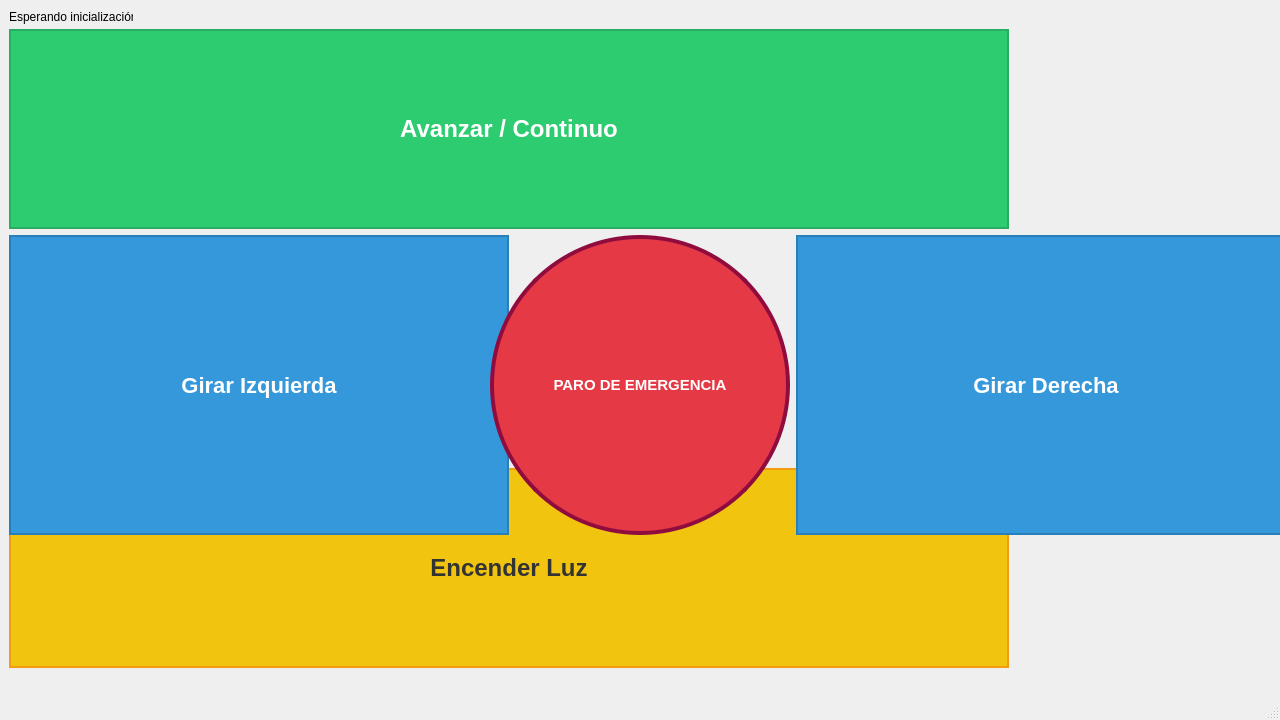
<?xml version="1.0" encoding="UTF-8"?>
<ui version="4.0">
 <class>MainWindow</class>
 <widget class="QMainWindow" name="MainWindow">
  <property name="geometry">
   <rect>
    <x>0</x>
    <y>0</y>
    <width>1280</width>
    <height>720</height>
   </rect>
  </property>
  <property name="minimumSize">
   <size>
    <width>1280</width>
    <height>720</height>
   </size>
  </property>
  <property name="maximumSize">
   <size>
    <width>1000</width>
    <height>700</height>
   </size>
  </property>
  <property name="windowTitle">
   <string>MainWindow</string>
  </property>
  <widget class="QWidget" name="centralwidget">
   <widget class="QPushButton" name="btn_luz">
    <property name="geometry">
     <rect>
      <x>9</x>
      <y>468</y>
      <width>1000</width>
      <height>200</height>
     </rect>
    </property>
    <property name="sizePolicy">
     <sizepolicy hsizetype="Expanding" vsizetype="Expanding">
      <horstretch>0</horstretch>
      <verstretch>0</verstretch>
     </sizepolicy>
    </property>
    <property name="minimumSize">
     <size>
      <width>0</width>
      <height>0</height>
     </size>
    </property>
    <property name="maximumSize">
     <size>
      <width>16777215</width>
      <height>200</height>
     </size>
    </property>
    <property name="styleSheet">
     <string notr="true">QPushButton {
    background-color: #F1C40F; /* Amarillo luz */
    color: #333333; /* Texto oscuro para contrastar con el amarillo */
    border: 2px solid #F39C12;
    font-size: 24px;
    font-weight: bold;
}
QPushButton:hover { background-color: #F39C12; }</string>
    </property>
    <property name="text">
     <string>Encender Luz</string>
    </property>
   </widget>
   <widget class="QPushButton" name="btn_girar_der">
    <property name="geometry">
     <rect>
      <x>796</x>
      <y>235</y>
      <width>500</width>
      <height>300</height>
     </rect>
    </property>
    <property name="sizePolicy">
     <sizepolicy hsizetype="Expanding" vsizetype="Expanding">
      <horstretch>0</horstretch>
      <verstretch>0</verstretch>
     </sizepolicy>
    </property>
    <property name="minimumSize">
     <size>
      <width>0</width>
      <height>0</height>
     </size>
    </property>
    <property name="maximumSize">
     <size>
      <width>16777215</width>
      <height>300</height>
     </size>
    </property>
    <property name="styleSheet">
     <string notr="true">QPushButton {
    background-color: #3498DB; /* Azul direccional */
    color: white;
    border: 2px solid #2980B9;
    font-size: 22px;
    font-weight: bold;
}
QPushButton:hover { background-color: #2980B9; }</string>
    </property>
    <property name="text">
     <string>Girar Derecha</string>
    </property>
   </widget>
   <widget class="QPushButton" name="btn_detener">
    <property name="enabled">
     <bool>true</bool>
    </property>
    <property name="geometry">
     <rect>
      <x>490</x>
      <y>235</y>
      <width>300</width>
      <height>300</height>
     </rect>
    </property>
    <property name="sizePolicy">
     <sizepolicy hsizetype="Expanding" vsizetype="Expanding">
      <horstretch>0</horstretch>
      <verstretch>0</verstretch>
     </sizepolicy>
    </property>
    <property name="minimumSize">
     <size>
      <width>0</width>
      <height>0</height>
     </size>
    </property>
    <property name="maximumSize">
     <size>
      <width>16777215</width>
      <height>300</height>
     </size>
    </property>
    <property name="styleSheet">
     <string notr="true">QPushButton {
    background-color: #E63946; /* Color rojo de emergencia */
    color: white;
    border-radius: 150px; /* LA MAGIA: Debe ser exactamente la mitad de tu ancho/alto (200 / 2 = 100) */
    border: 4px solid #900C3F; /* Borde oscuro para dar profundidad */
    font-size: 15px;
    font-weight: bold;
}

QPushButton:hover {
    background-color: #FF4D4D; /* Brilla un poco cuando el cursor pasa por encima */
}

QPushButton:pressed {
    background-color: #8B0000; /* Se oscurece al hacer clic */
}</string>
    </property>
    <property name="text">
     <string>PARO DE EMERGENCIA</string>
    </property>
   </widget>
   <widget class="QLabel" name="label_estado">
    <property name="geometry">
     <rect>
      <x>9</x>
      <y>9</y>
      <width>124</width>
      <height>16</height>
     </rect>
    </property>
    <property name="text">
     <string>Esperando inicialización...</string>
    </property>
   </widget>
   <widget class="QPushButton" name="btn_avanzar">
    <property name="geometry">
     <rect>
      <x>9</x>
      <y>29</y>
      <width>1000</width>
      <height>200</height>
     </rect>
    </property>
    <property name="sizePolicy">
     <sizepolicy hsizetype="Expanding" vsizetype="Expanding">
      <horstretch>0</horstretch>
      <verstretch>0</verstretch>
     </sizepolicy>
    </property>
    <property name="minimumSize">
     <size>
      <width>0</width>
      <height>0</height>
     </size>
    </property>
    <property name="maximumSize">
     <size>
      <width>16777215</width>
      <height>200</height>
     </size>
    </property>
    <property name="styleSheet">
     <string notr="true">QPushButton {
    background-color: #2ECC71; /* Verde brillante */
    color: white;
    border: 2px solid #27AE60;
    font-size: 24px;
    font-weight: bold;
}
QPushButton:hover { background-color: #27AE60; }</string>
    </property>
    <property name="text">
     <string>Avanzar / Continuo</string>
    </property>
   </widget>
   <widget class="QPushButton" name="btn_girar_izq">
    <property name="geometry">
     <rect>
      <x>9</x>
      <y>235</y>
      <width>500</width>
      <height>300</height>
     </rect>
    </property>
    <property name="sizePolicy">
     <sizepolicy hsizetype="Expanding" vsizetype="Expanding">
      <horstretch>0</horstretch>
      <verstretch>0</verstretch>
     </sizepolicy>
    </property>
    <property name="minimumSize">
     <size>
      <width>0</width>
      <height>0</height>
     </size>
    </property>
    <property name="maximumSize">
     <size>
      <width>16777215</width>
      <height>300</height>
     </size>
    </property>
    <property name="styleSheet">
     <string notr="true">QPushButton {
    background-color: #3498DB; /* Azul direccional */
    color: white;
    border: 2px solid #2980B9;
    font-size: 22px;
    font-weight: bold;
}
QPushButton:hover { background-color: #2980B9; }
</string>
    </property>
    <property name="text">
     <string>Girar Izquierda</string>
    </property>
   </widget>
   <zorder>btn_luz</zorder>
   <zorder>btn_girar_der</zorder>
   <zorder>label_estado</zorder>
   <zorder>btn_avanzar</zorder>
   <zorder>btn_girar_izq</zorder>
   <zorder>btn_detener</zorder>
  </widget>
  <widget class="QMenuBar" name="menubar">
   <property name="geometry">
    <rect>
     <x>0</x>
     <y>0</y>
     <width>1280</width>
     <height>22</height>
    </rect>
   </property>
  </widget>
  <widget class="QStatusBar" name="statusbar"/>
 </widget>
 <resources/>
 <connections/>
</ui>
